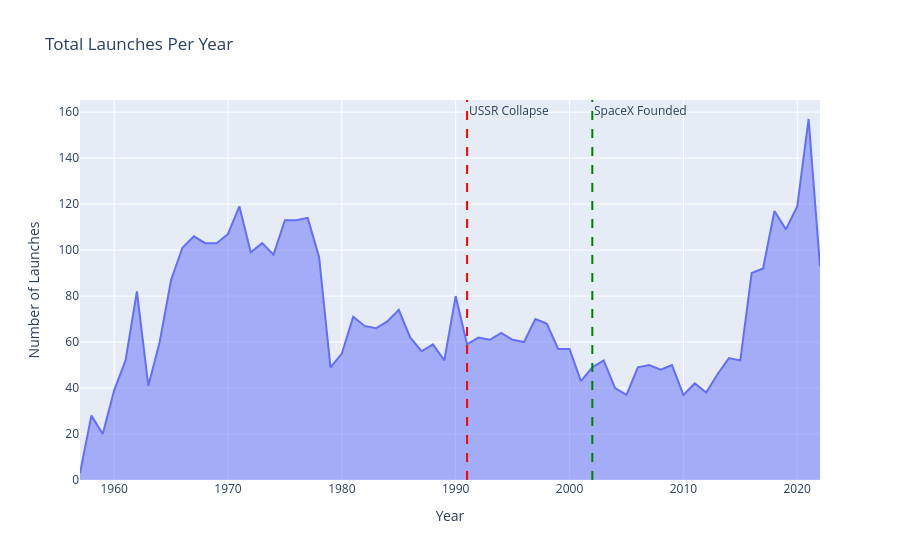

The notebook cell saved with this chart:
### Markdown cell above
## 4. Launches Per Year — Space Race vs Modern Era

### Code cell
launches_per_year = df.groupby('year').size().reset_index(name='launches')

fig = px.area(launches_per_year, x='year', y='launches',
              title='Total Launches Per Year',
              labels={'launches': 'Number of Launches', 'year': 'Year'})
fig.add_vline(x=1991, line_dash='dash', line_color='red',
              annotation_text='USSR Collapse', annotation_position='top right')
fig.add_vline(x=2002, line_dash='dash', line_color='green',
              annotation_text='SpaceX Founded', annotation_position='top right')
fig.show()

### Figure 1 — Plotly figure (JSON) as saved in the notebook; plotly's stock layout.template omitted (floating-point values rounded to 4 significant figures)
{"data": [{"fillpattern": {"shape": ""}, "hovertemplate": "Year=%{x}<br>Number of Launches=%{y}<extra></extra>", "legendgroup": "", "line": {"color": "#636efa"}, "marker": {"symbol": "circle"}, "mode": "lines", "name": "", "orientation": "v", "showlegend": false, "stackgroup": "1", "type": "scatter", "x": [1957, 1958, 1959, 1960, 1961, 1962, 1963, 1964, 1965, 1966, 1967, 1968, 1969, 1970, 1971, 1972, 1973, 1974, 1975, 1976, 1977, 1978, 1979, 1980, 1981, 1982, 1983, 1984, 1985, 1986, 1987, 1988, 1989, 1990, 1991, 1992, 1993, 1994, 1995, 1996, 1997, 1998, 1999, 2000, 2001, 2002, 2003, 2004, 2005, 2006, 2007, 2008, 2009, 2010, 2011, 2012, 2013, 2014, 2015, 2016, 2017, 2018, 2019, 2020, 2021, 2022], "xaxis": "x", "y": [3, 28, 20, 39, 52, 82, 41, 60, 87, 101, 106, 103, 103, 107, 119, 99, 103, 98, 113, 113, 114, 97, 49, 55, 71, 67, 66, 69, 74, 62, 56, 59, 52, 80, 59, 62, 61, 64, 61, 60, 70, 68, 57, 57, 43, 49, 52, 40, 37, 49, 50, 48, 50, 37, 42, 38, 46, 53, 52, 90, 92, 117, 109, 119, 157, 93], "yaxis": "y"}], "layout": {"annotations": [{"showarrow": false, "text": "USSR Collapse", "x": 1991, "xanchor": "left", "xref": "x", "y": 1, "yanchor": "top", "yref": "y domain"}, {"showarrow": false, "text": "SpaceX Founded", "x": 2002, "xanchor": "left", "xref": "x", "y": 1, "yanchor": "top", "yref": "y domain"}], "legend": {"tracegroupgap": 0}, "shapes": [{"line": {"color": "red", "dash": "dash"}, "type": "line", "x0": 1991, "x1": 1991, "xref": "x", "y0": 0, "y1": 1, "yref": "y domain"}, {"line": {"color": "green", "dash": "dash"}, "type": "line", "x0": 2002, "x1": 2002, "xref": "x", "y0": 0, "y1": 1, "yref": "y domain"}], "title": {"text": "Total Launches Per Year"}, "xaxis": {"anchor": "y", "domain": [0, 1], "title": {"text": "Year"}}, "yaxis": {"anchor": "x", "domain": [0, 1], "title": {"text": "Number of Launches"}}}}
